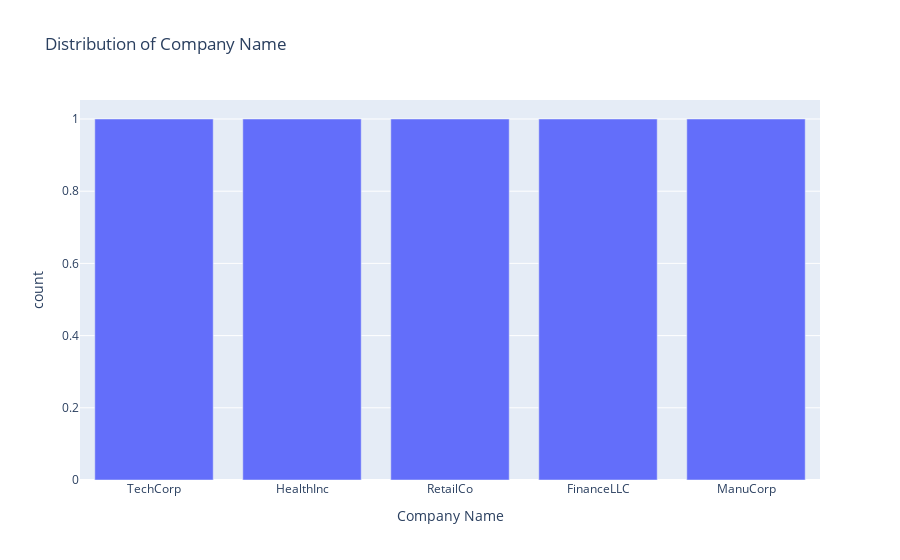

The cell this chart's notebook holds for it:
### Code cell
fig_Company_Name.show()

### Figure 1 — Plotly figure (JSON) as saved in the notebook; plotly's stock layout.template omitted (floating-point values rounded to 4 significant figures)
{"data": [{"alignmentgroup": "True", "hovertemplate": "Company Name=%{x}<br>count=%{y}<extra></extra>", "legendgroup": "", "marker": {"color": "#636efa", "pattern": {"shape": ""}}, "name": "", "offsetgroup": "", "orientation": "v", "showlegend": false, "textposition": "auto", "type": "bar", "x": ["TechCorp", "HealthInc", "RetailCo", "FinanceLLC", "ManuCorp"], "xaxis": "x", "y": [1, 1, 1, 1, 1], "yaxis": "y"}], "layout": {"barmode": "relative", "legend": {"tracegroupgap": 0}, "title": {"text": "Distribution of Company Name"}, "xaxis": {"anchor": "y", "domain": [0, 1], "title": {"text": "Company Name"}}, "yaxis": {"anchor": "x", "domain": [0, 1], "title": {"text": "count"}}}}
